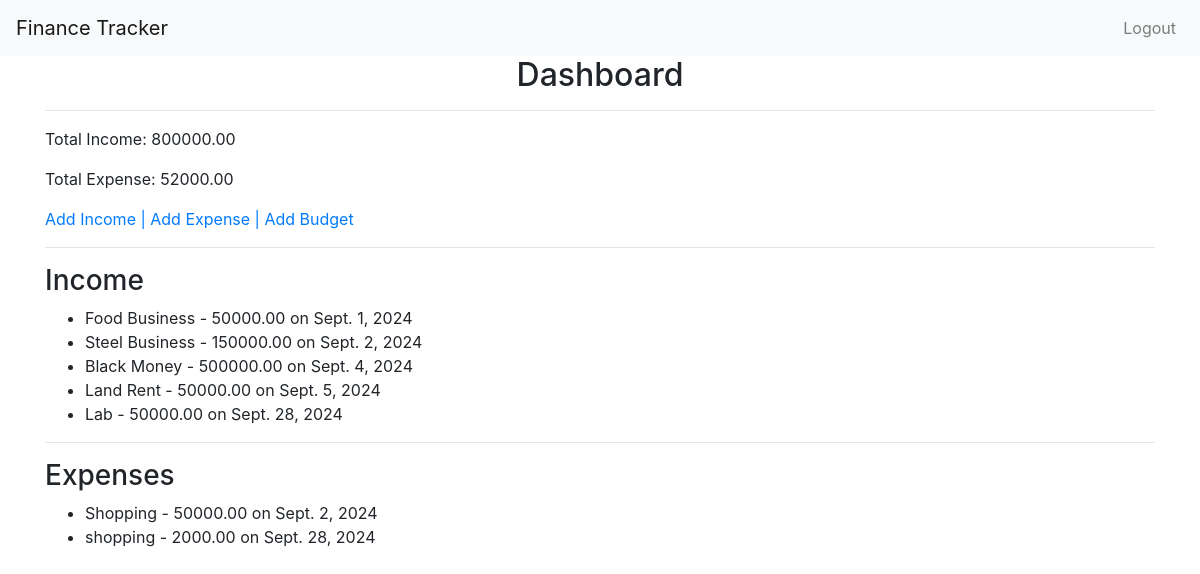
Page /dashboard/ (signed in) on the committed database.
### tracker/models.py (models this page shows, shortened)
class Income(models.Model):
    user = models.ForeignKey(User, on_delete=models.CASCADE)
    source = models.CharField(max_length=100)
    amount = models.DecimalField(max_digits=10, decimal_places=2)
    date = models.DateField()

class Expense(models.Model):
    user = models.ForeignKey(User, on_delete=models.CASCADE)
    category = models.CharField(max_length=100)
    amount = models.DecimalField(max_digits=10, decimal_places=2)
    date = models.DateField()

### tracker/views.py (the view)
# urls.py: path('dashboard/', views.dashboard, name='dashboard'),
@login_required
def dashboard(request):
    income = Income.objects.filter(user=request.user)
    expenses = Expense.objects.filter(user=request.user)
    budget = Budget.objects.filter(user=request.user)
    total_income = sum(i.amount for i in income)
    total_expense = sum(e.amount for e in expenses)
    context = {
        'income': income,
        'expenses': expenses,
        'budget': budget,
        'total_income': total_income,
        'total_expense': total_expense,
    }
    return render(request, 'tracker/dashboard.html', context)

### tracker/templates/tracker/dashboard.html
{% extends 'base.html' %}
{% block content %}
<center><h2>Dashboard</h2></center>
<hr>
<p>Total Income: {{ total_income }}</p>
<p>Total Expense: {{ total_expense }}</p>
<a href="{% url 'add_income' %}">Add Income | </a>
<a href="{% url 'add_expense' %}">Add Expense | </a>
<a href="{% url 'add_budget' %}">Add Budget</a>
<hr>
<h3>Income</h3>
<ul>
    {% for income in income %}
    <li>{{ income.source }} - {{ income.amount }} on {{ income.date }}</li>
    {% endfor %}
</ul>
<hr>
<h3>Expenses</h3>
<ul>
    {% for expense in expenses %}
    <li>{{ expense.category }} - {{ expense.amount }} on {{ expense.date }}</li>
    {% endfor %}
</ul>
{% endblock %}

### tracker/templates/base.html (shortened to what this page needs)
<!DOCTYPE html>
<html lang="en">
<head>
    <link rel="stylesheet" href="https://stackpath.bootstrapcdn.com/bootstrap/4.5.2/css/bootstrap.min.css">
</head>
<body>
<nav class="navbar navbar-expand-lg navbar-light bg-light">
    <a class="navbar-brand" href="{% url 'dashboard' %}">Finance Tracker</a>
    <div class="collapse navbar-collapse">
        <ul class="navbar-nav ml-auto">
            {% if user.is_authenticated %}
            <li class="nav-item">
                <a class="nav-link" href="{% url 'logout' %}">Logout</a>
            </li>
            {% else %}
            <li class="nav-item">
                <a class="nav-link" href="{% url 'login' %}">Login</a>
            </li>
            {% endif %}
        </ul>
    </div>
</nav>
<div class="container">
    {% block content %}
    {% endblock %}
</div>
</body>
</html>

### rows in the picture
Income: source "Food Business", amount "50000.00", date "Sept. 1, 2024"
Income: source "Steel Business", amount "150000.00", date "Sept. 2, 2024"
Income: source "Black Money", amount "500000.00", date "Sept. 4, 2024"
Income: source "Land Rent", amount "50000.00", date "Sept. 5, 2024"
Income: source "Lab", amount "50000.00", date "Sept. 28, 2024"
Expense: category "Shopping", amount "50000.00", date "Sept. 2, 2024"
Expense: category "shopping", amount "2000.00", date "Sept. 28, 2024"

### other values in the picture
{{ total_income }} "800000.00"
{{ total_expense }} "52000.00"
